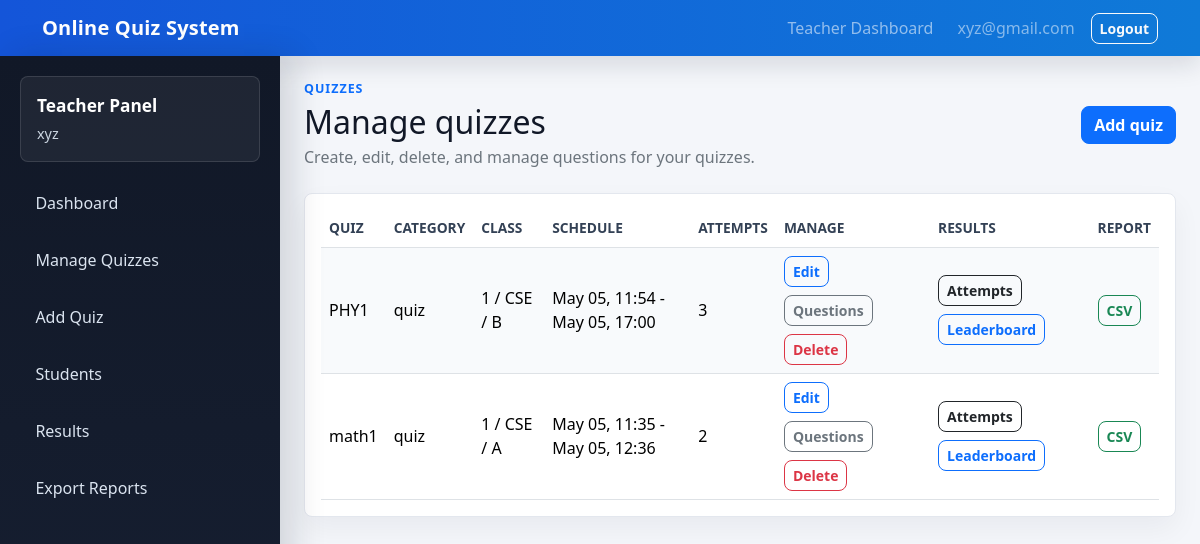
Page /teacher/quizzes/ (signed in) on the committed database.
### quizzes/models.py (models this page shows, shortened)
class Quiz(models.Model):
    teacher = models.ForeignKey(
        settings.AUTH_USER_MODEL,
        on_delete=models.CASCADE,
        related_name="created_quizzes",
        blank=True,
        null=True,
    )
    title = models.CharField(max_length=200)
    description = models.TextField()
    category = models.CharField(max_length=100)
    year = models.CharField(max_length=20, default="1")
    branch = models.CharField(max_length=100, default="CSE")
    section = models.CharField(max_length=20, default="A")
    time_limit = models.PositiveIntegerField(help_text="Time limit in minutes")
    start_time = models.DateTimeField()
    end_time = models.DateTimeField()
    access_code = models.CharField(max_length=50, blank=True, null=True)
    class Meta:
        ordering = ["start_time", "title"]

### quizzes/views.py (the view)
# urls.py: path("teacher/quizzes/", views.teacher_quiz_list, name="teacher_quiz_list"),
@staff_member_required(login_url="teacher_login")
def teacher_quiz_list(request):
    quizzes = (
        Quiz.objects.filter(teacher=request.user)
        .annotate(total_attempts=Count("attempts"))
        .order_by("-start_time", "title")
    )
    return render(request, "quizzes/teacher_quiz_list.html", {"quizzes": quizzes})

### quizzes/templates/quizzes/teacher_quiz_list.html (shortened to what this page needs)
{% extends "quizzes/teacher_base.html" %}
{% block teacher_content %}
<div class="d-flex flex-column flex-md-row justify-content-between align-items-md-center gap-3 mb-4">
    <div>
        <p class="eyebrow mb-1">Quizzes</p>
        <h1 class="h2 mb-1">Manage quizzes</h1>
        <p class="text-secondary mb-0">Create, edit, delete, and manage questions for your quizzes.</p>
    </div>
    <a class="btn btn-primary" href="{% url 'teacher_quiz_create' %}">Add quiz</a>
</div>
<div class="section-panel">
    <div class="table-responsive">
        <table class="table table-striped align-middle mb-0">
            <thead><tr><th>Quiz</th><th>Category</th><th>Class</th><th>Schedule</th><th>Attempts</th><th>Manage</th><th>Results</th><th>Report</th></tr></thead>
            <tbody>
            {% for quiz in quizzes %}
                <tr>
                    <td>{{ quiz.title }}</td>
                    <td>{{ quiz.category }}</td>
                    <td>{{ quiz.year }} / {{ quiz.branch }} / {{ quiz.section }}</td>
                    <td>{{ quiz.start_time|date:"M d, H:i" }} - {{ quiz.end_time|date:"M d, H:i" }}</td>
                    <td>{{ quiz.total_attempts }}</td>
                    <td>
                        <div class="d-flex flex-wrap gap-2">
                            <a class="btn btn-sm btn-outline-primary" href="{% url 'teacher_quiz_update' quiz.id %}">Edit</a>
                            <a class="btn btn-sm btn-outline-secondary" href="{% url 'teacher_question_list' quiz.id %}">Questions</a>
                            <a class="btn btn-sm btn-outline-danger" href="{% url 'teacher_quiz_delete' quiz.id %}">Delete</a>
                        </div>
                    </td>
                    <td>
                        <div class="d-flex flex-wrap gap-2">
                            <a class="btn btn-sm btn-outline-dark" href="{% url 'teacher_quiz_results' quiz.id %}">Attempts</a>
                            <a class="btn btn-sm btn-outline-primary" href="{% url 'leaderboard' quiz.id %}">Leaderboard</a>
                        </div>
                    </td>
                    <td><a class="btn btn-sm btn-outline-success" href="{% url 'export_quiz_results_csv' quiz.id %}">CSV</a></td>
                </tr>
            {% empty %}
                <tr><td colspan="8" class="text-center text-secondary py-4">No quizzes created yet.</td></tr>
            {% endfor %}
            </tbody>
        </table>
    </div>
</div>
{% endblock %}

### quizzes/templates/quizzes/teacher_base.html (shortened to what this page needs)
{% extends "quizzes/base.html" %}
{% block main %}
<div class="teacher-layout">
    <aside class="teacher-sidebar">
        <div class="teacher-sidebar-header">
            <div class="teacher-sidebar-title">Teacher Panel</div>
            <div class="teacher-sidebar-user">{{ user.get_full_name|default:user.email|default:user.username }}</div>
        </div>
        <nav class="teacher-nav" aria-label="Teacher navigation">
            <a href="{% url 'teacher_dashboard' %}"><span>Dashboard</span></a>
            <a href="{% url 'teacher_quiz_list' %}"><span>Manage Quizzes</span></a>
            <a href="{% url 'teacher_quiz_create' %}"><span>Add Quiz</span></a>
            <a href="{% url 'teacher_student_list' %}"><span>Students</span></a>
            <a href="{% url 'teacher_results_overview' %}"><span>Results</span></a>
            <a href="{% url 'export_results_csv' %}"><span>Export Reports</span></a>
        </nav>
    </aside>
    <section class="teacher-content">
        {% block teacher_content %}{% endblock %}
    </section>
</div>
{% endblock %}

### quizzes/templates/quizzes/base.html (shortened to what this page needs)
{% load static %}
<!doctype html>
<html lang="en">
<head>
    <link href="https://cdn.jsdelivr.net/npm/bootstrap@5.3.3/dist/css/bootstrap.min.css" rel="stylesheet">
    <link rel="stylesheet" href="{% static 'quizzes/styles.css' %}?v=20260505">
</head>
<body>
<nav class="navbar navbar-expand-lg navbar-dark bg-primary">
    <div class="container">
        <a class="navbar-brand fw-semibold" href="{% url 'home' %}">Online Quiz System</a>
        <div class="collapse navbar-collapse" id="mainNav">
            <ul class="navbar-nav ms-auto align-items-lg-center gap-lg-2">
                {% if user.is_authenticated %}
                    {% if user.is_staff %}
                        <li class="nav-item"><a class="nav-link" href="{% url 'teacher_dashboard' %}">Teacher Dashboard</a></li>
                    {% else %}
                        <li class="nav-item"><a class="nav-link" href="{% url 'student_dashboard' %}">Student Dashboard</a></li>
                    {% endif %}
                    <li class="nav-item text-white-50 px-lg-2">{{ user.username }}</li>
                    <li class="nav-item">
                        <form method="post" action="{% url 'logout' %}">
                            <button class="btn btn-outline-light btn-sm" type="submit">Logout</button>
                        </form>
                    </li>
                {% else %}
                    <li class="nav-item"><a class="nav-link" href="{% url 'student_login' %}">Student Login</a></li>
                    <li class="nav-item"><a class="nav-link" href="{% url 'teacher_login' %}">Teacher Login</a></li>
                {% endif %}
            </ul>
        </div>
    </div>
</nav>
{% block main %}{% endblock %}
</body>
</html>

### quizzes/static/quizzes/styles.css (style rules this page uses)
body { background: #f4f6fa; color: #111827; }
.navbar.bg-primary { background: linear-gradient(90deg, #1455d9, #0f7ad8) !important; box-shadow: 0 10px 24px rgba(17, 24, 39, .12); }
.navbar-brand { letter-spacing: .2px; }
.teacher-layout { display: grid; grid-template-columns: 280px minmax(0, 1fr); min-height: calc(100vh - 56px); }
.teacher-sidebar { background: linear-gradient(180deg, #111827 0%, #172033 100%); color: #fff; padding: 1.25rem; box-shadow: 12px 0 32px rgba(15, 23, 42, .16); position: sticky; top: 0; height: calc(100vh - 56px); }
.teacher-sidebar-header { border: 1px solid rgba(255, 255, 255, .12); background: rgba(255, 255, 255, .06); border-radius: 8px; margin-bottom: 1rem; padding: 1rem; }
.teacher-sidebar-title { font-weight: 700; font-size: 1.08rem; }
.teacher-sidebar-user { color: #cbd5e1; font-size: .9rem; margin-top: .25rem; overflow-wrap: anywhere; }
.teacher-nav { display: grid; gap: .45rem; }
.teacher-nav a { color: #dbe4f0; display: flex; align-items: center; min-height: 44px; text-decoration: none; padding: .75rem .9rem; border: 1px solid transparent; border-radius: 8px; transition: background-color .15s ease, border-color .15s ease, transform .15s ease; }
.teacher-content { min-width: 0; padding: 1.5rem; overflow-x: hidden; }
.section-panel { background: #fff; border: 1px solid #e3e7ee; border-radius: 8px; padding: 1rem; box-shadow: 0 12px 28px rgba(15, 23, 42, .05); }
.eyebrow { color: #0d6efd; font-size: .78rem; font-weight: 700; letter-spacing: .08em; text-transform: uppercase; }
.table { --bs-table-striped-bg: #f8fafc; }
.table thead th { color: #334155; font-size: .86rem; font-weight: 700; text-transform: uppercase; vertical-align: middle; }
.table td { vertical-align: middle; }
.btn { border-radius: 8px; font-weight: 600; }

### rows in the picture
Quiz: title "PHY1", category "quiz", year "1", branch "CSE", section "B", start_time "May 05, 11:54", end_time "May 05, 17:00", total_attempts "3"
Quiz: title "math1", category "quiz", year "1", branch "CSE", section "A", start_time "May 05, 11:35", end_time "May 05, 12:36", total_attempts "2"

### other values in the picture
{{ user.username }} "xyz@gmail.com"
{{ user.get_full_name|default:user.email|default:user.username }} "xyz"
